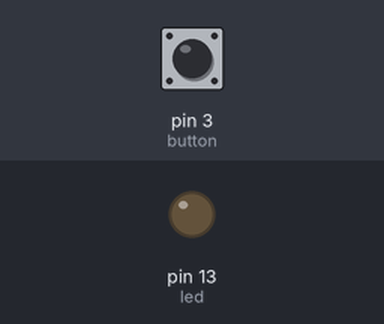
A sketch run on a simulated Arduino Uno, built with avr-gcc and run on an emulated ATmega328P. On the bench: output pins drawn as LEDs (lit = HIGH). Inputs (shaded band) come from the test bench; at power-on: pin 3 (button) LOW.

Above: at 1.2 s.
1.3 s: pin 3 (button) pulled HIGH for 0.15 s
At 1.37 s:
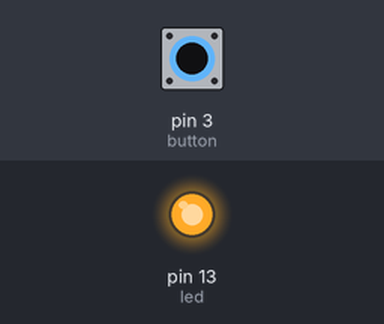
2.9 s: pin 3 (button) pulled HIGH for 3.2 s
At 6.5 s:
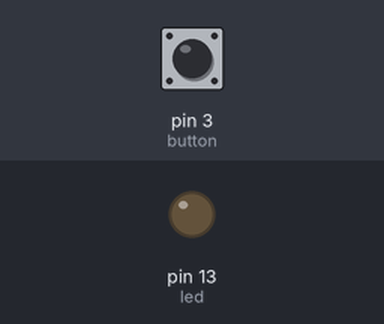
Timing chart, 0 to 8.0 s (numbered marks = the images above; inputs shaded):
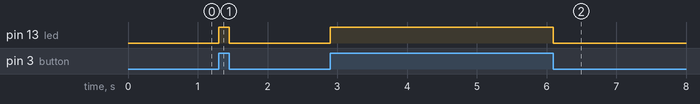

The sketch:

Boton_Sketch.ino
```cpp
int led = 13;
int button = 3;
int pressedValue = 0;

void setup() {
  pinMode(led, OUTPUT);
  pinMode(button, INPUT);
  digitalWrite(led, LOW);
}

void loop() {
  pressedValue = digitalRead(button);
  if (pressedValue == HIGH){
    digitalWrite(led, HIGH);
  }
  else{
    digitalWrite(led, LOW);
  }
}
```

Measured:
- after the input at 1.3 s, pin 13 (led): LOW → HIGH at once, → LOW 0.15 s later
- after the input at 2.9 s, pin 13 (led): LOW → HIGH at once, → LOW 3.2 s later
